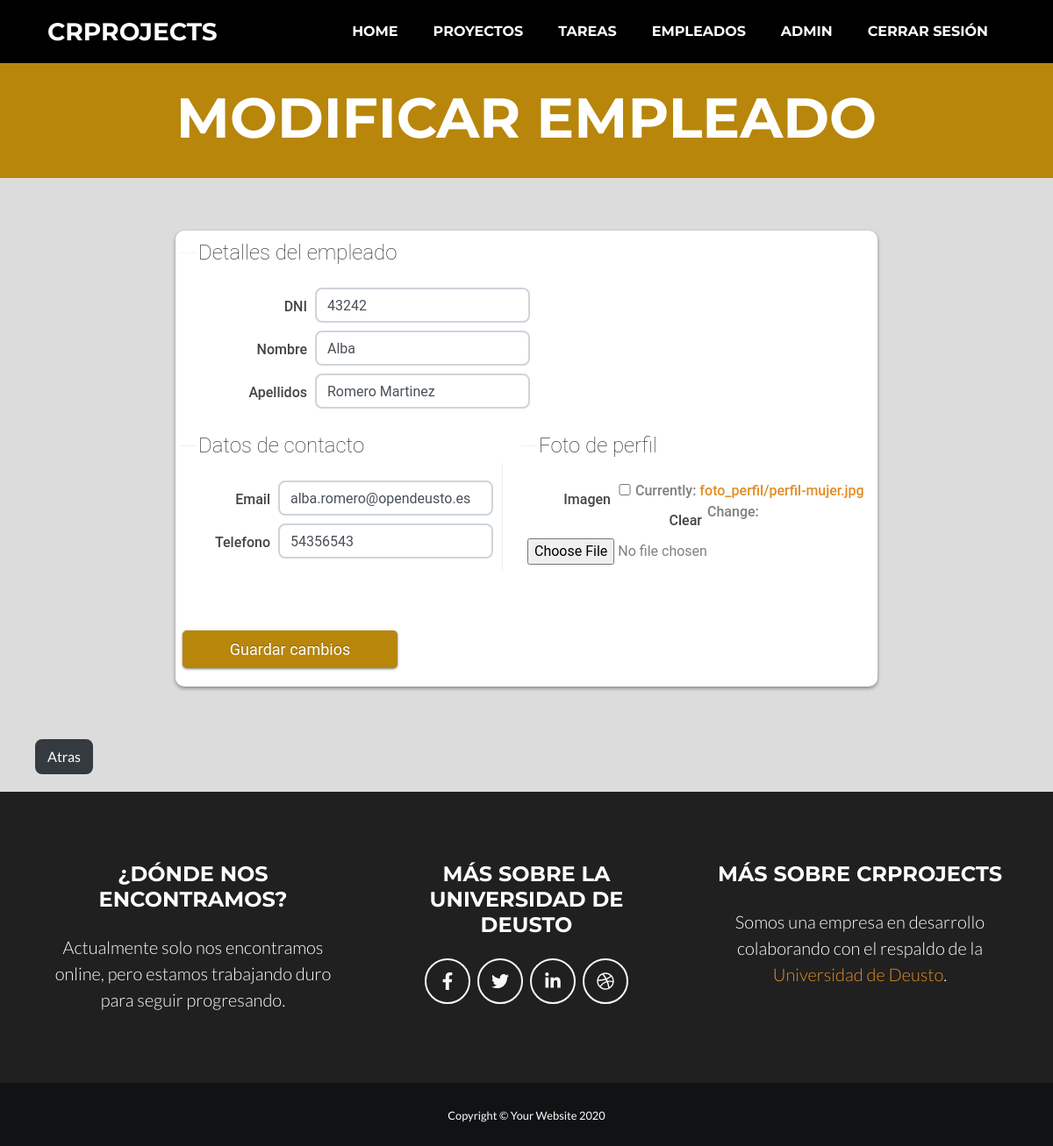
Screenshot of /empleado/12/update/ (signed in) with the database file from the repository.
### appGestorProyectos/models.py (models this page shows, shortened)
class Empleado(models.Model):
    dni = models.CharField(max_length=9)
    nombre = models.CharField(max_length=50)
    apellidos = models.CharField(max_length=150)
    email = models.EmailField(max_length=254)
    telefono = models.IntegerField(default=0)
    imagen = models.ImageField(upload_to="foto_perfil", null=True, blank=True)

### appGestorProyectos/views.py (the view)
# urls.py: path('empleado/<int:pk>/update/', views.EmpleadoUpdateView.as_view(), name='empleado_update'),
class EmpleadoUpdateView(LoginRequiredMixin, UpdateView):
    model = Empleado
    form_class = EmpleadoForm
    template_name = "empleado_update.html"
    success_url = reverse_lazy('empleado_list')

### appGestorProyectos/forms.py
class EmpleadoForm(ModelForm):
    class Meta:
        model = Empleado
        fields = '__all__'
        widgets = {
            'dni': forms.TextInput(attrs={'class': 'form-control'}),
            'nombre': forms.TextInput(attrs={'class': 'form-control'}),
            'apellidos': forms.TextInput(attrs={'class': 'form-control'}),
            'email': forms.EmailInput(attrs={'class': 'form-control'}),
            'telefono': forms.NumberInput(attrs={'class': 'form-control'}),
        }

### appGestorProyectos/templates/empleado_update.html (shortened to what this page needs)
{% extends 'index.html' %}
{% load static %}
{% block styles %}
<link rel="stylesheet" href="{% static 'css/empleado_form.css' %}">
{% endblock %}
{% block header %}
<header class="masthead bg-primary text-white text-center">
    <div class="container d-flex align-items-center flex-column">
        <h1 class="masthead-heading text-uppercase mb-0">Modificar empleado</h1>
    </div>
</header>
{% endblock %}
{% block main %}
<main>
    <section id="pfbody">
        <form method="post" class="register" enctype="multipart/form-data">
            <fieldset class="row1">
                <legend>Detalles del empleado</legend>
                <p class="pfp">
                    <label>DNI</label>
                    {{ form.dni }}
                </p>
                <p class="pfp">
                    <label>Nombre</label>
                    {{ form.nombre }}
                </p>
                <p class="pfp">
                    <label>Apellidos</label>
                    {{ form.apellidos }}
                </p>
            </fieldset>
            <fieldset class="row2">
                <legend>Datos de contacto</legend>
                <p class="pfp">
                    <label>Email</label>
                    {{ form.email }}
                </p>
                <p class="pfp">
                    <label>Telefono</label>
                    {{ form.telefono }}
                </p>
            </fieldset>
            <fieldset class="row3">
                <legend>Foto de perfil</legend>
                <p class="pfp">
                    <label>Imagen</label>
                    {{ form.imagen }}
                </p>
            </fieldset>
            <div>
                <input class="button" type="submit" name="submit" value="Guardar cambios">
            </div>
        </form>
    </section>
    <div id="boton_atras">
        <a class="btn btn-dark" href="javascript: history.go(-1)">Atras</a>
    </div>
</main>
{% endblock %}

### appGestorProyectos/templates/index.html (shortened to what this page needs)
{% load static i18n %}
<!DOCTYPE html>
<html lang="en">
    <head>
        {% block css %}
        <link href="{% static 'css/estilos.css' %}" rel="stylesheet" />
        {% block styles %}
        {% endblock %}
        {% endblock %}
    </head>
    <body id="page-top">
        <nav class="navbar navbar-expand-lg bg-secondary text-uppercase fixed-top" id="mainNav">
            <div class="container">
                <a class="navbar-brand js-scroll-trigger" href="{% url 'home' %}">CRProjects</a>
                <div class="collapse navbar-collapse" id="navbarResponsive">
                    <ul class="navbar-nav ml-auto">
                        <li class="nav-item mx-0 mx-lg-1"><a class="subrayado nav-link py-3 px-0 px-lg-3 rounded js-scroll-trigger" href="{% url 'home' %}">HOME</a></li>
                        <li class="nav-item mx-0 mx-lg-1"><a class="subrayado nav-link py-3 px-0 px-lg-3 rounded js-scroll-trigger" href="{% url 'proyecto_list' %}">PROYECTOS</a></li>
                        <li class="nav-item mx-0 mx-lg-1"><a class="subrayado nav-link py-3 px-0 px-lg-3 rounded js-scroll-trigger" href="{% url 'tareas_list' %}">TAREAS</a></li>
                        <li class="nav-item mx-0 mx-lg-1"><a class="subrayado nav-link py-3 px-0 px-lg-3 rounded js-scroll-trigger" href="{% url 'empleado_list' %}">EMPLEADOS</a></li>
                        {% if user.is_authenticated %}
                            <li class="fontsizee nav-item mx-0 mx-lg-1"><a class="nav-link py-3 px-0 px-lg-3 rounded js-scroll-trigger">{{ user.username }}</a> </li>
                            <li class="fontsizee nav-item mx-0 mx-lg-1"><a class="subrayado nav-link py-3 px-0 px-lg-3 rounded js-scroll-trigger" href="{% url 'logout' %}">CERRAR SESIÓN</a></li>
                        {% else %}
                            <li class="nav-item mx-0 mx-lg-1"><a class="subrayado nav-link py-3 px-0 px-lg-3 rounded js-scroll-trigger" href="{% url 'login' %}">INICIAR SESION</a></li>
                        {% endif %}
                    </ul>
                </div>
            </div>
        </nav>
        {% block header %}
        {% endblock %}
        {% block main %}
        {% endblock %}
        <footer class="footer text-center">
            <div class="container">
                <div class="row">
                    <div class="col-lg-4 mb-5 mb-lg-0">
                        <h4 class="text-uppercase mb-4">¿Dónde nos encontramos?</h4>
                        <p class="lead mb-0">Actualmente solo nos encontramos online, pero estamos trabajando duro para seguir progresando.</p>
                    </div>
                    <div class="col-lg-4 mb-5 mb-lg-0">
                        <h4 class="text-uppercase mb-4">Más sobre la Universidad de Deusto</h4>
                        <a class="btn btn-outline-light btn-social mx-1" href="https://www.facebook.com/UDeusto/"><i class="fab fa-fw fa-facebook-f"></i></a><a class="btn btn-outline-light btn-social mx-1" href="https://twitter.com/deusto?ref_src=twsrc%5Egoogle%7Ctwcamp%5Eserp%7Ctwgr%5Eauthor"><i class="fab fa-fw fa-twitter"></i></a><a class="btn btn-outline-light btn-social mx-1" href="https://www.linkedin.com/school/deusto/"><i class="fab fa-fw fa-linkedin-in"></i></a><a class="btn btn-outline-light btn-social mx-1" href="https://twitter.com/deustosd?lang=es"><i class="fab fa-fw fa-dribbble"></i></a>
                    </div>
                    <div class="col-lg-4">
                        <h4 class="text-uppercase mb-4">Más sobre CRProjects</h4>
                        <p class="lead mb-0">Somos una empresa en desarrollo colaborando con el respaldo de la <a class="subrayado" href="https://www.deusto.es/cs/Satellite/deusto/es/universidad-deusto">Universidad de Deusto</a>.</p>
                    </div>
                </div>
            </div>
        </footer>
        <section class="copyright py-4 text-center text-white">
            <div class="container"><small>Copyright © Your Website 2020</small></div>
        </section>
    </body>
</html>

### appGestorProyectos/static/css/empleado_form.css (style rules this page uses)
* { padding: 0; margin: 0; border: 0; }
#pfbody { color: #373C40; font-family: 'Roboto', sans-serif; height: 100%; background-color: #dcdcdc; display: flex; }
#pfbody { font-size: 70%; }
.pfp { padding: 7px 0 7px 0; font-weight: 500; font-size: 1rem; }
form.register { width:800px; margin: 5% auto; height:520px; background-color:#fff; padding:5px; -moz-border-radius:20px; -webkit-border-radius:20px; border-radius: 10px; box-shadow: 0 2px 4px rgba(0, 0, 0, 0.4); }
form p { font-size: 8pt; clear:both; margin: 0; color:gray; padding:4px; }
form.register fieldset.row1 { width:770px; padding:5px; float:left; border-top:1px solid #F5F5F5; margin-bottom:15px; }
form.register fieldset.row1 label { width:140px; float: left; text-align: right; margin-right: 6px; margin-top: 10px; }
form.register fieldset.row2 { border-top:1px solid #F1F1F1; border-right:1px solid #F1F1F1; height:165px; padding:5px; float:left; }
form.register fieldset.row3 { border-top:1px solid #F1F1F1; padding:5px; float:left; margin-bottom:60px; width:400px; margin-left: 20px; }
form.register legend { color: #212529; padding:2px; margin-left: 14px; font-weight:bold; font-size: 1.5rem; font-weight:100; }
form.register label { color:#444; width:98px; float: left; text-align: right; margin-right: 6px; margin-top: 10px; }
form.register input { width: 245px; float: left; margin-right: 5px; margin-left: 3px; }
.button { background: #b8860b url(../img/overlay.png) repeat-x; padding: 8px 10px 8px; color: #fff; text-decoration: none; -moz-border-radius: 5px; -webkit-border-radius: 5px; -moz-box-shadow: 0 1px 3px rgba(0,0,0,0.5); -webkit-box-shadow: 0 1px 3px rgba(0,0,0,0.5); text-shadow: 0 -1px 1px rgba(0,0,0,0.25); cursor: pointer; float:left; font-size:18px; margin:10px; }
form.register input[type=checkbox] { width:14px; margin-top:4px; }
#boton_atras { background-color: #dcdcdc; padding-bottom: 20px; }
#boton_atras a { margin-left: 40px; }

### rows the page displays
Empleado: dni "43242", nombre "Alba", apellidos "Romero Martinez", email "alba.romero@opendeusto.es", telefono "54356543"

### other values shown
{{ user.username }} "ADMIN"
